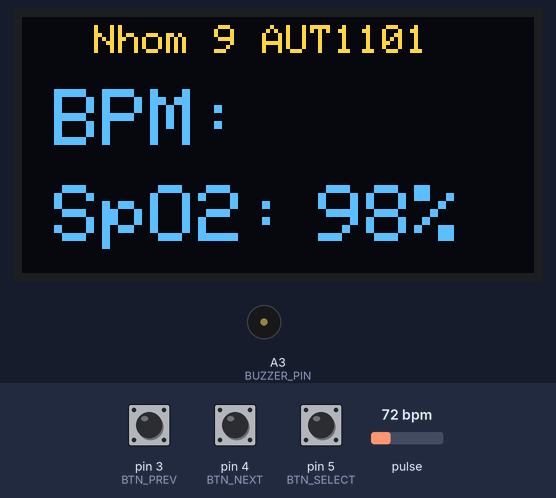
Recording of a sketch running on a simulated Arduino Uno, built with avr-gcc and run on an emulated ATmega328P. Shown: 128×64 one-colour display, buzzer (waves = sounding). Inputs (shaded band) come from the test bench; at power-on: pin 4 (BTN_NEXT) HIGH, pin 3 (BTN_PREV) HIGH, pulse 72 bpm, pin 5 (BTN_SELECT) HIGH. The OLED is the two-colour kind (top 16 rows yellow); EEPROM starts erased; what the sketch prints to the serial monitor is not drawn.

Above: at 1.3 s.
1.4 s: pin 4 (BTN_NEXT) pulled LOW for 0.15 s
At 2.0 s:
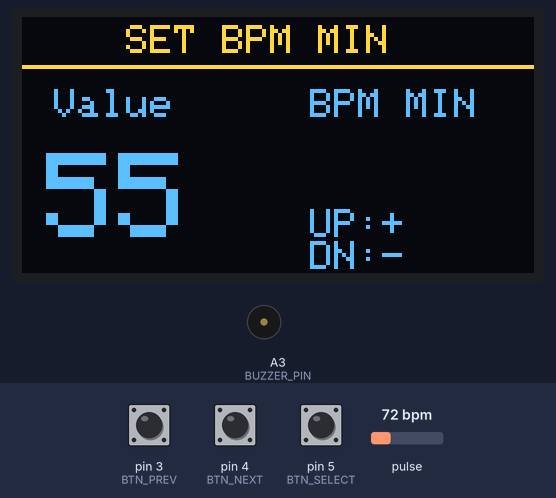
3.0 s: pin 3 (BTN_PREV) pulled LOW for 0.15 s
At 4.9 s:
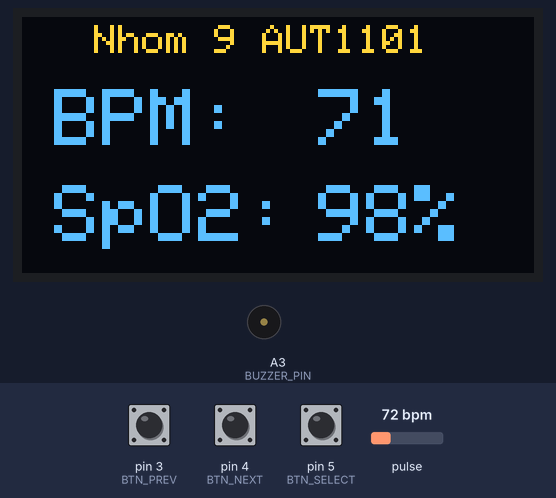
6.1 s: pulse set to 130 bpm
At 6.65 s:
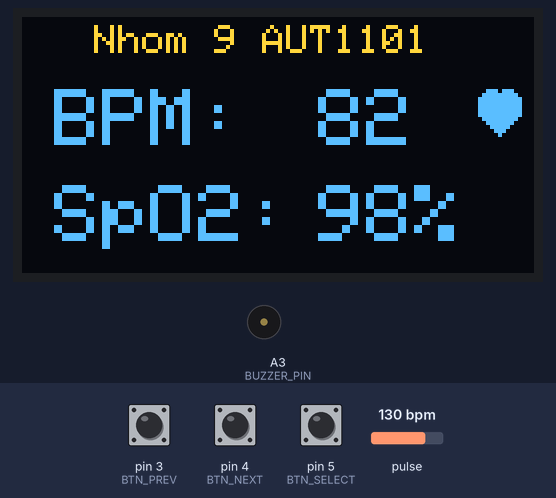
9.1 s: pin 3 (BTN_PREV) pulled LOW for 1 s
At 10.5 s:
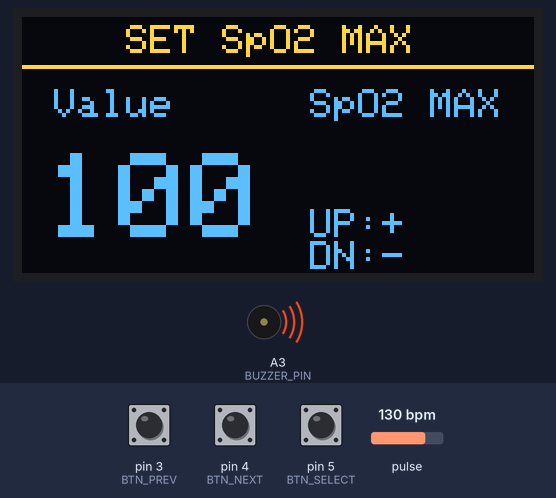
11.6 s: pin 5 (BTN_SELECT) pulled LOW for 1 s
At 11.75 s:
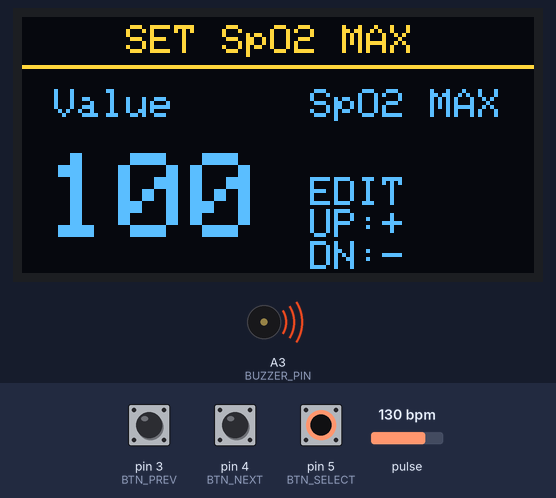
14.1 s: pin 4 (BTN_NEXT) pulled LOW for 1 s
At 14.6 s:
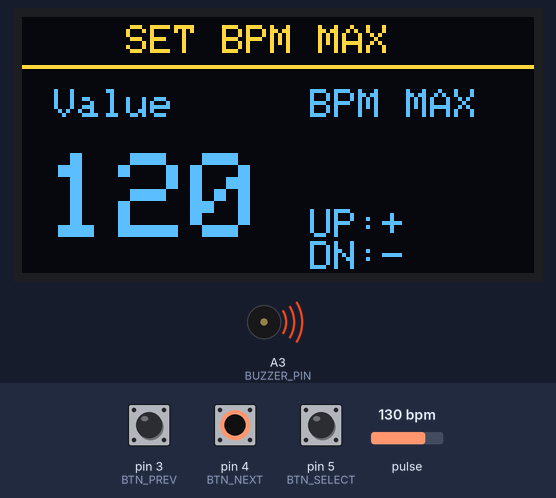
Timing chart, 0 to 17.6 s (numbered marks = the images above; inputs shaded):
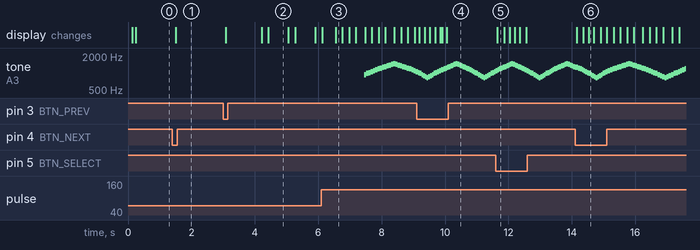

Measured:
- after the input at 1.4 s, the display: changes after 0.10 s (image 1)
- after the input at 3.0 s, the display: first changes after 0.09 s (image 2 shows a later state)
- after the input at 6.1 s, tone on A3 (BUZZER_PIN): plays 940 Hz for 0.07 s, 980 Hz for 0.07 s, 1020 Hz for 0.08 s, 1060 Hz for 0.07 s, 1100 Hz for 0.07 s, 1140 Hz for 0.07 s … (24 notes in this stretch), starting after 1.3 s
- after the input at 9.1 s, the display: changes after 0.09 s (image 4)
- after the input at 11.6 s, the display: changes after 0.05 s (image 5)
- after the input at 14.1 s, the display: first changes after 0.05 s (image 6 shows a later state)
- what the display in image 2 shows lasts 0.7 s, from 4.4 s to 5.1 s

The sketch:

HEARBEATUNO.ino
```cpp
#include <Wire.h>
#include <EEPROM.h>
#include <Adafruit_GFX.h>
#include <Adafruit_SSD1306.h>
#include "MAX30105.h"

// =========================
// OLED
// =========================
#define SCREEN_WIDTH 128
#define SCREEN_HEIGHT 64
#define OLED_RESET -1
#define OLED_ADDR 0x3C

Adafruit_SSD1306 display(SCREEN_WIDTH, SCREEN_HEIGHT, &Wire, OLED_RESET);

// =========================
// MAX30102
// =========================
MAX30105 particleSensor;

// =========================
// PINS
// =========================
#define BTN_PREV    3
#define BTN_NEXT    4
#define BTN_SELECT  5
#define BUZZER_PIN  A3

// =========================
// EEPROM
// =========================
#define EE_MAGIC_ADDR     0
#define EE_BPM_MIN_ADDR   1
#define EE_BPM_MAX_ADDR   2
#define EE_SPO2_MIN_ADDR  3
#define EE_SPO2_MAX_ADDR  4
#define EE_MAGIC_VALUE    91

// =========================
// USER SETTINGS
// =========================
int bpmMinAlarm  = 55;
int bpmMaxAlarm  = 120;
int spo2MinAlarm = 92;
int spo2MaxAlarm = 100;

// =========================
// CONFIG
// =========================
const long fingerThreshold = 30000;
const unsigned long buttonDebounceMs = 160;
const unsigned long displayIntervalMs = 45;
const unsigned long serialIntervalMs  = 180;
const unsigned long heartFlashMs      = 150;

const int BPM_MIN_VALID = 45;
const int BPM_MAX_VALID = 190;

// =========================
// SCREEN MODE
// =========================
enum ScreenMode {
  SCREEN_MAIN = 0,
  SCREEN_SET_BPM_MIN,
  SCREEN_SET_BPM_MAX,
  SCREEN_SET_SPO2_MIN,
  SCREEN_SET_SPO2_MAX,
  SCREEN_COUNT
};

ScreenMode currentScreen = SCREEN_MAIN;
bool editMode = false;

// =========================
// MEASURE STATE
// =========================
int bpmDisplay = 0;
int spo2Display = 0;
int spo2LastValid = 0;

bool fingerPresent = false;
bool heartFlash = false;
bool alarmActive = false;

unsigned long lastBeatMs = 0;
unsigned long lastDisplayMs = 0;
unsigned long lastSerialMs = 0;
unsigned long lastButtonMs = 0;
unsigned long lastSirenStepMs = 0;

// BPM smoothing
int bpmHistory[2] = {0, 0};
uint8_t bpmIndex = 0;
uint8_t bpmCount = 0;

// SpO2 estimate
long dcIR = 0;
long dcRed = 0;
long acIRAvg = 0;
long acRedAvg = 0;

// Alarm siren
bool sirenUp = true;
int sirenFreq = 900;

// =========================
// Custom beat detection
// =========================
long irDCBeat = 0;
long irACBeat = 0;
long irACPrev = 0;
bool rising = false;
long irMax = 0;
long irMin = 0;

bool detectBeat(long irValue) {
  // DC removal
  irDCBeat = irDCBeat + ((irValue - irDCBeat) >> 3);
  irACBeat = irValue - irDCBeat;

  bool beatDetected = false;

  // âm sang dương
  if (irACPrev < 0 && irACBeat >= 0) {
    long amplitude = irMax - irMin;

    if (amplitude > 12 && amplitude < 2500) {
      beatDetected = true;
    }

    irMax = 0;
    irMin = 0;
    rising = true;
  }

  // theo dõi đỉnh
  if (irACBeat > irACPrev && rising) {
    irMax = irACBeat;
  }

  // theo dõi đáy
  if (irACBeat < irACPrev) {
    irMin = irACBeat;
    rising = false;
  }

  irACPrev = irACBeat;
  return beatDetected;
}

void updateBPM(bool beat) {
  if (beat) {
    unsigned long now = millis();
    unsigned long delta = now - lastBeatMs;
    lastBeatMs = now;

    if (delta > 250 && delta < 1800) {
      int bpmNow = 60000 / delta;

      if (bpmNow >= BPM_MIN_VALID && bpmNow <= BPM_MAX_VALID) {
        bpmHistory[bpmIndex] = bpmNow;
        bpmIndex = (bpmIndex + 1) % 2;
        if (bpmCount < 2) bpmCount++;

        long sum = 0;
        for (uint8_t i = 0; i < bpmCount; i++) {
          sum += bpmHistory[i];
        }
        bpmDisplay = sum / bpmCount;
        heartFlash = true;
      }
    }
  }

  if (heartFlash && millis() - lastBeatMs > heartFlashMs) {
    heartFlash = false;
  }
}

// =========================
// SpO2 lookup
// =========================
const uint8_t spo2_table[184] PROGMEM = {
  95, 95, 95, 96, 96, 96, 97, 97, 97, 97, 97, 98, 98, 98, 98, 98, 99, 99, 99, 99,
  99, 99, 99, 99, 100, 100, 100, 100, 100, 100, 100, 100, 100, 100, 100, 100, 100, 100, 100, 100,
  100, 100, 100, 100, 99, 99, 99, 99, 99, 99, 99, 99, 98, 98, 98, 98, 98, 98, 97, 97,
  97, 97, 96, 96, 96, 96, 95, 95, 95, 94, 94, 94, 93, 93, 93, 92, 92, 92, 91, 91,
  90, 90, 89, 89, 89, 88, 88, 87, 87, 86, 86, 85, 85, 84, 84, 83, 82, 82, 81, 81,
  80, 80, 79, 78, 78, 77, 76, 76, 75, 74, 74, 73, 72, 72, 71, 70, 69, 69, 68, 67,
  66, 66, 65, 64, 63, 62, 62, 61, 60, 59, 58, 57, 56, 56, 55, 54, 53, 52, 51, 50,
  49, 48, 47, 46, 45, 44, 43, 42, 41, 40, 39, 38, 37, 36, 35, 34, 33, 31, 30, 29,
  28, 27, 26, 25, 23, 22, 21, 20, 19, 17, 16, 15, 14, 12, 11, 10, 9, 7, 6, 5,
  3, 2, 1
};

// =========================
// EEPROM
// =========================
void loadSettings() {
  if (EEPROM.read(EE_MAGIC_ADDR) != EE_MAGIC_VALUE) {
    EEPROM.write(EE_MAGIC_ADDR, EE_MAGIC_VALUE);
    EEPROM.write(EE_BPM_MIN_ADDR, bpmMinAlarm);
    EEPROM.write(EE_BPM_MAX_ADDR, bpmMaxAlarm);
    EEPROM.write(EE_SPO2_MIN_ADDR, spo2MinAlarm);
    EEPROM.write(EE_SPO2_MAX_ADDR, spo2MaxAlarm);
    return;
  }

  bpmMinAlarm  = EEPROM.read(EE_BPM_MIN_ADDR);
  bpmMaxAlarm  = EEPROM.read(EE_BPM_MAX_ADDR);
  spo2MinAlarm = EEPROM.read(EE_SPO2_MIN_ADDR);
  spo2MaxAlarm = EEPROM.read(EE_SPO2_MAX_ADDR);

  if (bpmMinAlarm < 30 || bpmMinAlarm > 120) bpmMinAlarm = 55;
  if (bpmMaxAlarm < 80 || bpmMaxAlarm > 220) bpmMaxAlarm = 120;
  if (spo2MinAlarm < 70 || spo2MinAlarm > 99) spo2MinAlarm = 92;
  if (spo2MaxAlarm < 90 || spo2MaxAlarm > 100) spo2MaxAlarm = 100;
}

void saveSettings() {
  EEPROM.update(EE_BPM_MIN_ADDR, bpmMinAlarm);
  EEPROM.update(EE_BPM_MAX_ADDR, bpmMaxAlarm);
  EEPROM.update(EE_SPO2_MIN_ADDR, spo2MinAlarm);
  EEPROM.update(EE_SPO2_MAX_ADDR, spo2MaxAlarm);
}

// =========================
// HELPERS
// =========================
void resetMeasurements() {
  bpmDisplay = 0;
  spo2Display = 0;
  spo2LastValid = 0;

  dcIR = 0;
  dcRed = 0;
  acIRAvg = 0;
  acRedAvg = 0;

  irDCBeat = 0;
  irACBeat = 0;
  irACPrev = 0;
  rising = false;
  irMax = 0;
  irMin = 0;

  heartFlash = false;
  lastBeatMs = 0;
  bpmIndex = 0;
  bpmCount = 0;

  for (uint8_t i = 0; i < 4; i++) {
    bpmHistory[i] = 0;
  }
}

bool buttonPressed(uint8_t pin) {
  if (digitalRead(pin) == LOW && millis() - lastButtonMs > buttonDebounceMs) {
    lastButtonMs = millis();
    return true;
  }
  return false;
}

// =========================
// UI
// =========================
void drawHeartIcon(int x, int y) {
  display.fillCircle(x + 3, y + 3, 3, SSD1306_WHITE);
  display.fillCircle(x + 7, y + 3, 3, SSD1306_WHITE);
  display.fillTriangle(x + 0, y + 5, x + 10, y + 5, x + 5, y + 11, SSD1306_WHITE);
}
void drawMainScreen() {
  char bpmText[5];
  char spo2Text[5];

  // BPM
  if (bpmDisplay >= BPM_MIN_VALID && bpmDisplay <= BPM_MAX_VALID) {
    sprintf(bpmText, "%d", bpmDisplay);   // bỏ số 0 phía trước
  } else {
    strcpy(bpmText, "");
  }

  // SpO2
  int spo2ToShow = spo2Display > 0 ? spo2Display : spo2LastValid;
  if (spo2ToShow >= 70 && spo2ToShow <= 100) {
    sprintf(spo2Text, "%d", spo2ToShow);  // bỏ số 0 phía trước
  } else {
    strcpy(spo2Text, "");
  }

  display.clearDisplay();
  display.setTextColor(SSD1306_WHITE);

  // Title
  display.setTextSize(1);
  display.setCursor(18, 2);
  display.print(F("Nhom 9 AUT1101"));


  // BPM
  display.setTextSize(2);
  display.setCursor(8, 18);
  display.print(F("BPM:"));
  display.setCursor(74, 18);
  display.print(bpmText);

  // SpO2
display.setCursor(8, 42);
display.print(F("SpO2:"));

display.setCursor(74, 42);
display.print(spo2Text);

// In dấu %
if (spo2Text[0] != '-') {
  display.print(F("%"));
}

  // Heart icon
if (fingerPresent && bpmDisplay >= BPM_MIN_VALID && bpmDisplay <= BPM_MAX_VALID && heartFlash) {
  drawHeartIcon(114, 18);
}

display.display();

  display.display();
}
void drawSettingScreen(const __FlashStringHelper* title, const __FlashStringHelper* leftLabel, const __FlashStringHelper* rightLabel, int value) {
  display.clearDisplay();
  display.setTextColor(SSD1306_WHITE);

  // Title
  display.setTextSize(1);
  display.setCursor(26, 2);
  display.print(title);
  display.drawLine(0, 12, 127, 12, SSD1306_WHITE);

  // Labels
  display.setCursor(8, 18);
  display.print(leftLabel);

  display.setCursor(72, 18);   // lùi trái hơn để không bị xuống dòng
  display.print(rightLabel);

  // Large value
  display.setTextSize(3);
  display.setCursor(6, 34);
  display.print(value);

  // Bottom-right stacked text
  display.setTextSize(1);
  if (editMode) {
    display.setCursor(72, 40);
    display.print(F("EDIT"));
    display.setCursor(72, 48);
    display.print(F("UP:+"));
    display.setCursor(72, 56);
    display.print(F("DN:-"));

  } else {

    display.setCursor(72, 48);
    display.print(F("UP:+"));
    display.setCursor(72, 56);
    display.print(F("DN:-"));
  }

  display.display();
}
void drawCurrentScreen() {
  switch (currentScreen) {
    case SCREEN_MAIN:
      drawMainScreen();
      break;
    case SCREEN_SET_BPM_MIN:
      drawSettingScreen(F("SET BPM MIN"), F("Value"), F("BPM MIN"), bpmMinAlarm);
      break;
    case SCREEN_SET_BPM_MAX:
      drawSettingScreen(F("SET BPM MAX"), F("Value"), F("BPM MAX"), bpmMaxAlarm);
      break;
    case SCREEN_SET_SPO2_MIN:
      drawSettingScreen(F("SET SpO2 MIN"), F("Value"), F("SpO2 MIN"), spo2MinAlarm);
      break;
    case SCREEN_SET_SPO2_MAX:
      drawSettingScreen(F("SET SpO2 MAX"), F("Value"), F("SpO2 MAX"), spo2MaxAlarm);
      break;
    default:
      break;
  }
}

// =========================
// BUTTONS
// =========================
void handleButtons() {
  bool prev = buttonPressed(BTN_PREV);
  bool next = buttonPressed(BTN_NEXT);
  bool sel  = buttonPressed(BTN_SELECT);

  if (sel && currentScreen != SCREEN_MAIN) {
    editMode = !editMode;
    if (!editMode) saveSettings();
  }

  if (!editMode) {
    if (prev) {
      if (currentScreen == SCREEN_MAIN) currentScreen = SCREEN_SET_SPO2_MAX;
      else currentScreen = (ScreenMode)((int)currentScreen - 1);
    }
    if (next) {
      currentScreen = (ScreenMode)(((int)currentScreen + 1) % SCREEN_COUNT);
    }
  } else {
    switch (currentScreen) {
      case SCREEN_SET_BPM_MIN:
        if (prev && bpmMinAlarm > 30) bpmMinAlarm--;
        if (next && bpmMinAlarm < bpmMaxAlarm - 1) bpmMinAlarm++;
        break;
      case SCREEN_SET_BPM_MAX:
        if (prev && bpmMaxAlarm > bpmMinAlarm + 1) bpmMaxAlarm--;
        if (next && bpmMaxAlarm < 220) bpmMaxAlarm++;
        break;
      case SCREEN_SET_SPO2_MIN:
        if (prev && spo2MinAlarm > 70) spo2MinAlarm--;
        if (next && spo2MinAlarm < spo2MaxAlarm - 1) spo2MinAlarm++;
        break;
      case SCREEN_SET_SPO2_MAX:
        if (prev && spo2MaxAlarm > spo2MinAlarm + 1) spo2MaxAlarm--;
        if (next && spo2MaxAlarm < 100) spo2MaxAlarm++;
        break;
      default:
        break;
    }
  }
}

// =========================
// ALARM
// =========================
bool bpmAlarmTriggered() {
  return (bpmDisplay >= BPM_MIN_VALID && bpmDisplay <= BPM_MAX_VALID &&
          (bpmDisplay < bpmMinAlarm || bpmDisplay > bpmMaxAlarm));
}

bool spo2AlarmTriggered() {
  int s = spo2Display > 0 ? spo2Display : spo2LastValid;
  return (s >= 70 && s <= 100 && (s < spo2MinAlarm || s > spo2MaxAlarm));
}

void updateAlarm() {
  alarmActive = bpmAlarmTriggered() || spo2AlarmTriggered();

  if (!alarmActive) {
    noTone(BUZZER_PIN);
    return;
  }

  if (millis() - lastSirenStepMs >= 22) {
    lastSirenStepMs = millis();

    if (sirenUp) {
      sirenFreq += 40;
      if (sirenFreq >= 1450) sirenUp = false;
    } else {
      sirenFreq -= 40;
      if (sirenFreq <= 850) sirenUp = true;
    }

    tone(BUZZER_PIN, sirenFreq);
  }
}

// =========================
// SpO2
// =========================
void updateSpO2(long irValue, long redValue) {
  if (dcIR == 0) dcIR = irValue;
  else dcIR += (irValue - dcIR) / 16;

  if (dcRed == 0) dcRed = redValue;
  else dcRed += (redValue - dcRed) / 16;

  long acIR = irValue - dcIR;
  long acRed = redValue - dcRed;

  if (acIR < 0) acIR = -acIR;
  if (acRed < 0) acRed = -acRed;

  if (acIRAvg == 0) acIRAvg = acIR;
  else acIRAvg += (acIR - acIRAvg) / 8;

  if (acRedAvg == 0) acRedAvg = acRed;
  else acRedAvg += (acRed - acRedAvg) / 8;

  if (acIRAvg < 5 || acRedAvg < 5 || dcIR < 1000 || dcRed < 1000) return;

  long numerator = (acRedAvg * dcIR) / 256;
  long denominator = (dcRed * acIRAvg) / 256;
  if (denominator <= 0) return;

  int rx100 = (numerator * 100) / denominator;

  if (rx100 >= 0 && rx100 < 184) {
    int spo2Raw = pgm_read_byte_near(&spo2_table[rx100]);
    if (spo2Raw >= 70 && spo2Raw <= 100) {
      if (spo2Display == 0) spo2Display = spo2Raw;
      else spo2Display = (spo2Display * 4 + spo2Raw) / 5;
      spo2LastValid = spo2Display;
    }
  }
}

// =========================
// SENSOR
// =========================
void processSensor() {
  long irValue = particleSensor.getIR();
  long redValue = particleSensor.getRed();

  fingerPresent = irValue > fingerThreshold;

  if (!fingerPresent) {
    resetMeasurements();
    return;
  }

  bool beat = detectBeat(irValue);
  updateBPM(beat);
  updateSpO2(irValue, redValue);

if (millis() - lastSerialMs >= serialIntervalMs) {
  lastSerialMs = millis();

  Serial.println(F("===== SENSOR DATA ====="));

  Serial.print(F("Finger: "));
  Serial.println(fingerPresent ? F("YES") : F("NO"));

  Serial.print(F("IR: "));
  Serial.println(irValue);

  Serial.print(F("RED: "));
  Serial.println(redValue);

  Serial.print(F("Beat: "));
  Serial.println(beat ? F("YES") : F("NO"));

  // BPM
  Serial.print(F("BPM: "));
  if (bpmDisplay >= BPM_MIN_VALID && bpmDisplay <= BPM_MAX_VALID) {
    Serial.println(bpmDisplay);
  } else {
    Serial.println(F("--"));
  }

  // SpO2 (ưu tiên display, fallback last valid)
  int spo2ToShow = spo2Display > 0 ? spo2Display : spo2LastValid;

  Serial.print(F("SpO2: "));
  if (spo2ToShow >= 70 && spo2ToShow <= 100) {
    Serial.print(spo2ToShow);
    Serial.println(F(" %"));
  } else {
    Serial.println(F("--"));
  }

  // Alarm status
  Serial.print(F("ALARM: "));
  Serial.println(alarmActive ? F("ON") : F("OFF"));

  Serial.println(F("========================"));
}

}

// =========================
// SETUP
// =========================
void setup() {
  Serial.begin(115200);

  pinMode(BTN_PREV, INPUT_PULLUP);
  pinMode(BTN_NEXT, INPUT_PULLUP);
  pinMode(BTN_SELECT, INPUT_PULLUP);
  pinMode(BUZZER_PIN, OUTPUT);

  loadSettings();

  if (!display.begin(SSD1306_SWITCHCAPVCC, OLED_ADDR)) {
    while (1);
  }

  display.clearDisplay();
  display.display();

  if (!particleSensor.begin(Wire, I2C_SPEED_FAST)) {
    display.clearDisplay();
    display.setTextColor(SSD1306_WHITE);
    display.setTextSize(1);
    display.setCursor(18, 28);
    display.print(F("MAX30102 ERROR"));
    display.display();
    while (1);
  }

  byte ledBrightness = 0x2A;
  byte sampleAverage = 4;
  byte ledMode = 2;
  int sampleRate = 200;
  int pulseWidth = 411;
  int adcRange = 4096;

  particleSensor.setup(ledBrightness, sampleAverage, ledMode, sampleRate, pulseWidth, adcRange);
  particleSensor.setPulseAmplitudeRed(0x24);
  particleSensor.setPulseAmplitudeIR(0x35);
  particleSensor.setPulseAmplitudeGreen(0);

  drawCurrentScreen();
}

// =========================
// LOOP
// =========================
void loop() {
  handleButtons();
  processSensor();
  updateAlarm();

  if (millis() - lastDisplayMs >= displayIntervalMs) {
    lastDisplayMs = millis();
    drawCurrentScreen();
  }
}
```
